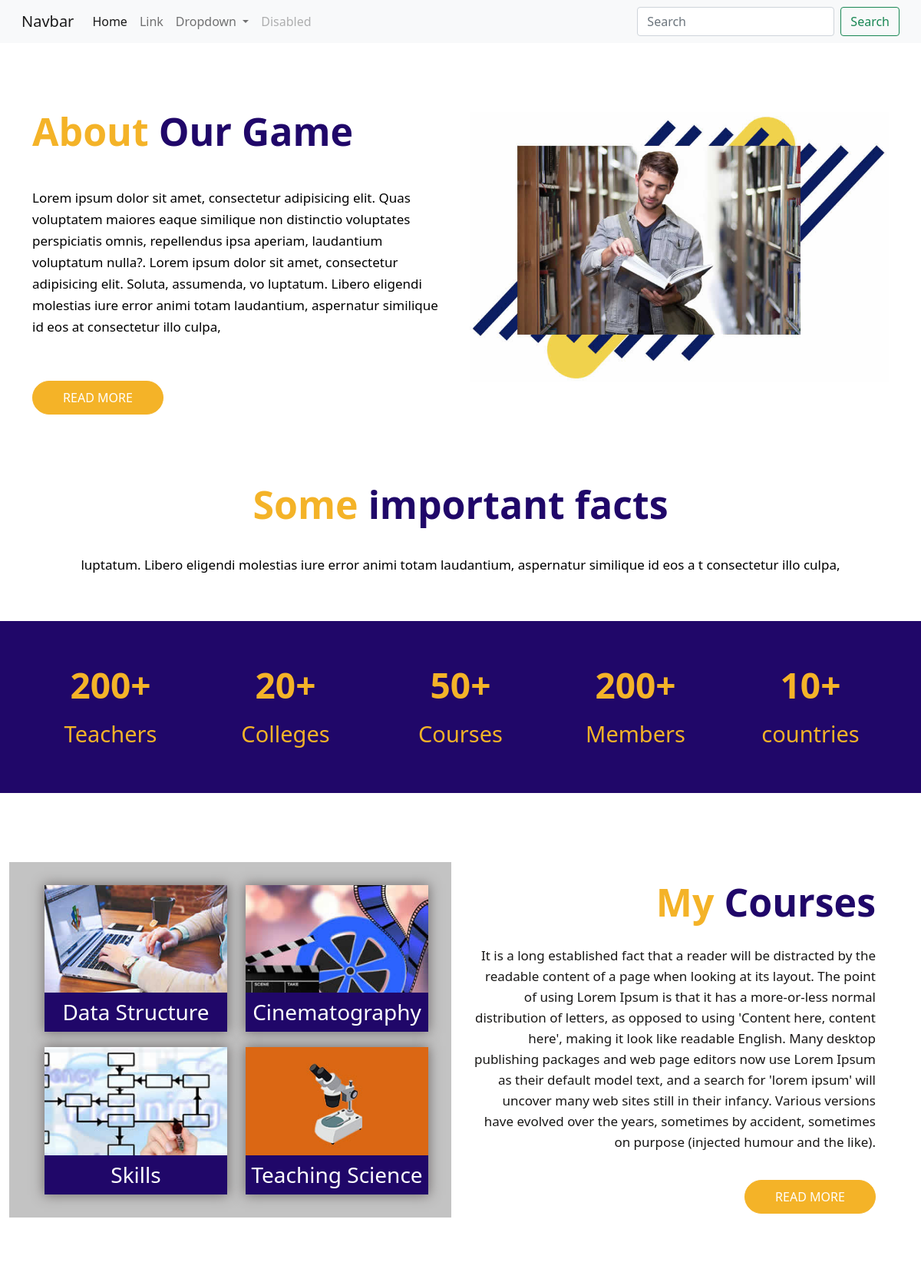
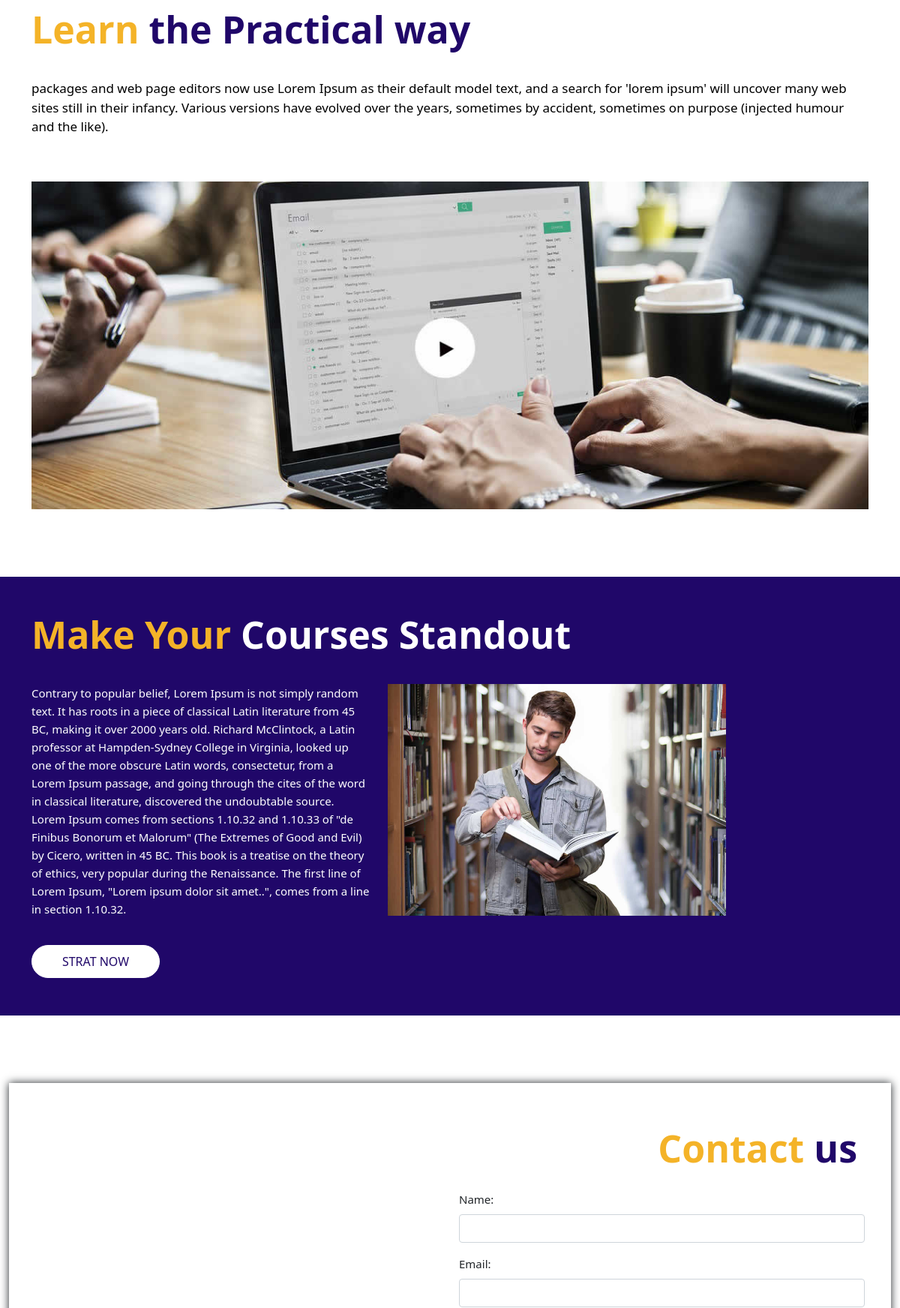
The page / (upper part) on the database its author committed (2 pictures, top to bottom).
### frontpage/models.py (models this page shows, shortened)
class AboutUs(models.Model):
    title = models.CharField(max_length=200)
    disc = models.TextField()
    image = models.ImageField(upload_to='media/photos')

class Course(models.Model):
    name = models.CharField(max_length=200)
    image = models.ImageField(upload_to='media/photos')
    disc = models.TextField()
    about_course = models.TextField(blank=True, null=True)

### frontpage/views.py (the view, shortened to what this page needs)
# urls.py: path('', index, name='home'),
def index(request):
    try:
        form = ContactForm()
        abouts = AboutUs.objects.all()
        courses = Course.objects.all()[:4]
        category = Category.objects.all()
        sub = Sub_Category.objects.all()
        catId = request.GET.get('category')
        print(request.GET)
        if catId:
            item = Item.objects.filter(sub_category=catId)
        else:
            item = Item.objects.all()
        context = {
            'categories': category,
            'sub': sub,
            'items': item,
            'abouts': abouts,
            'courses':courses,
            'form': form,
        }
        return render(request, 'home.html', context)
    except:
        return render(request, 'category.html')

### frontpage/forms.py
class ContactForm(forms.ModelForm):
    class Meta:
        model = Contact
        fields = ('name', 'email', 'phone', 'messages')
        widgets = {
            'name': forms.TextInput(attrs={'class': 'form-control'}),
            'email': forms.EmailInput(attrs={'class': 'form-control'}),
            'phone': forms.TextInput(attrs={'class': 'form-control'}),
            'messages': forms.Textarea(attrs={'class': 'form-control'}),
        }

### templates/home.html (shortened to what this page needs)
{% extends 'base.html' %}
{% load static %}
{% block content %}
<div id="about" class="about">
  <div class="container">
    <div class="row">
    {% for about in abouts %}
      <div class="col-xl-6 col-lg-6 col-md-6 col-sm-12">
        <div class="about-box">
          <h2>About <strong class="yellow">{{ about.title }}</strong></h2>
          <p> {{ about.disc }} </p>
          <a href="Javascript:void(0)">Read more</a>
        </div>
      </div>
      <div class="col-xl-6 col-lg-6 col-md-6 col-sm-12">
        <div class="about-box">
          <figure><img src="{{ about.image.url }}" alt="#" /></figure>
        </div>
      </div>
    {% endfor %}
    </div>
  </div>
</div>
<div id="important" class="important">
  <div class="container">
    <div class="row">
      <div class="col-md-12">
        <div class="titlepage">
          <h2>Some <strong class="yellow">important facts</strong></h2>
          <span>luptatum. Libero eligendi molestias iure error animi totam laudantium, aspernatur similique id eos a
          t consectetur illo culpa,</span>
        </div>
      </div>
    </div>
  </div>
  <div class="important_bg">
    <div class="container">
      <div class="row">
        <div class="col col-xs-12">
          <div class="important_box">
            <h3>200+</h3>
            <span>Teachers</span>
          </div>
        </div>
        <div class="col col-xs-12">
          <div class="important_box">
            <h3>20+</h3>
            <span>Colleges</span>
          </div>
        </div>
        <div class="col col-xs-12">
          <div class="important_box">
            <h3>50+</h3>
            <span>Courses</span>
          </div>
        </div>
        <div class="col col-xs-12">
          <div class="important_box">
            <h3>200+</h3>
            <span>Members</span>
          </div>
        </div>
        <div class="col col-xs-12">
          <div class="important_box">
            <h3>10+</h3>
            <span>countries</span>
          </div>
        </div>
      </div>
    </div>
  </div>
</div>
<div id="courses" class="Courses">
  <div class="container-fluid padding_left3">
    <div class="row">
      <div class="col-xl-6 col-lg-6 col-md-6 col-sm-12">
        <div class="box_bg">
          <div class="box_bg_img">
            <div class="row">
            {% for course in courses %}
              <div class="col-xl-6 col-lg-6 col-md-6 col-sm-12">
                <div class="box_my">
                  <figure><img src="{{ course.image.url }}"></figure>
                  <div class="overlay">
                    <h3>{{ course.name }}</h3>
                  </div>
                </div>
              </div>
            {% endfor %}
            </div>
          </div>
        </div>
      </div>
      <div class="col-xl-6 col-lg-6 col-md-6 col-sm-12 border_right">
        <div class="box_text">
          <div class="titlepage">
            <h2>My <strong class="yellow"> Courses</strong></h2>
          </div>
          <p>It is a long established fact that a reader will be distracted by the readable content of a page when looking at its layout. The point of using Lorem Ipsum is that it has a more-or-less normal distribution of letters, as opposed to using 'Content here, content here', making it look like readable English. Many desktop publishing packages and web page editors now use Lorem Ipsum as their default model text, and a search for 'lorem ipsum' will uncover many web sites still in their infancy. Various versions have evolved over the years, sometimes by accident, sometimes on purpose (injected humour and the like).</p>
          <a href="Javascript:void(0)">Read more</a>
        </div>
      </div>
    </div>
  </div>
</div>
<div id="learn" class="learn">
  <div class="container">
    <div class="row">
      <div class="col-md-12">
        <div class="titlepage">
          <h2>Learn <strong class="yellow">the Practical way</strong></h2>
          <span>packages and web page editors now use Lorem Ipsum as their default model text, and a search for 'lorem ipsum' will uncover many web sites still in their infancy. Various versions have evolved over the years, sometimes by accident, sometimes on purpose (injected humour and the like).</span>
        </div>
      </div>
    </div>
    <div class="row">
      <div class="col-md-12">
        <div class="learn_box">
          <figure><img src="{% static 'images/img.jpg' %}" alt="img"/></figure>
        </div>
      </div>
    </div>
  </div>
</div>
<div class="make">
  <div class="container">
    <div class="row">
      <div class="col-md-12">
        <div class="titlepage">
          <h2>Make Your <strong class="white_colo">Courses Standout</strong></h2>
        </div>
      </div>
    </div>
    <div class="row">
      <div class="col-xl-5 col-lg-5 col-md-5 col-sm-12">
        <div class="make_text">
          <p>Contrary to popular belief, Lorem Ipsum is not simply random text. It has roots in a piece of classical Latin literature from 45 BC, making it over 2000 years old. Richard McClintock, a Latin professor at Hampden-Sydney College in Virginia, looked up one of the more obscure Latin words, consectetur, from a Lorem Ipsum passage, and going through the cites of the word in classical literature, discovered the undoubtable source. Lorem Ipsum comes from sections 1.10.32 and 1.10.33 of "de Finibus Bonorum et Malorum" (The Extremes of Good and Evil) by Cicero, written in 45 BC. This book is a treatise on the theory of ethics, very popular during the Renaissance. The first line of Lorem Ipsum, "Lorem ipsum dolor sit amet..", comes from a line in section 1.10.32.
          </p>
          <a href="Javascript:void(0)">Strat now</a>
        </div>
      </div>
      <div class="col-xl-5 col-lg-5 col-md-5 col-sm-12">
        <div class="make_img">
          <figure><img src="{% static 'images/make_img.jpg' %}"></figure>
        </div>
      </div>
    </div>
  </div>
</div>
<div id="contact" class="contact">
    <div class="container-fluid padding_left2">
      <div class="white_color">
        <div class="row">
          <div class="col-xl-6 col-lg-6 col-md-6 col-sm-12">
            <div id="map">
            </div>
          </div>
          <div class="col-xl-6 col-lg-6 col-md-6 col-sm-12">
            <form class="contact_bg" method="POST">
              <div class="row">
                <div class="col-md-12">
                  <div class="titlepage">
                    <h2>Contact <strong class="yellow">us</strong></h2>
                  </div>
                  {{ form.as_p}}
                </div>
                </div>
              </form>
            </div>
          </div>
        </div>
      </div>
{% endblock %}

### rows shown on the page
AboutUs: title "Our Game", disc "Lorem ipsum dolor sit amet, consectetur adipisicing elit. Quas voluptatem maiores eaque similique non distinctio voluptates perspiciatis omnis, repellendus ipsa aperiam, laudantium voluptatum nulla?. Lorem ipsum dolor sit amet, consectetur adipisicing elit. Soluta, assumenda, vo luptatum. Libero eligendi molestias iure error animi totam laudantium, aspernatur similique id eos at consectetur illo culpa,", image (picture)
Course: image (picture), name "Data Structure"
Course: image (picture), name "Cinematography"
Course: image (picture), name "Skills"
Course: image (picture), name "Teaching Science"
